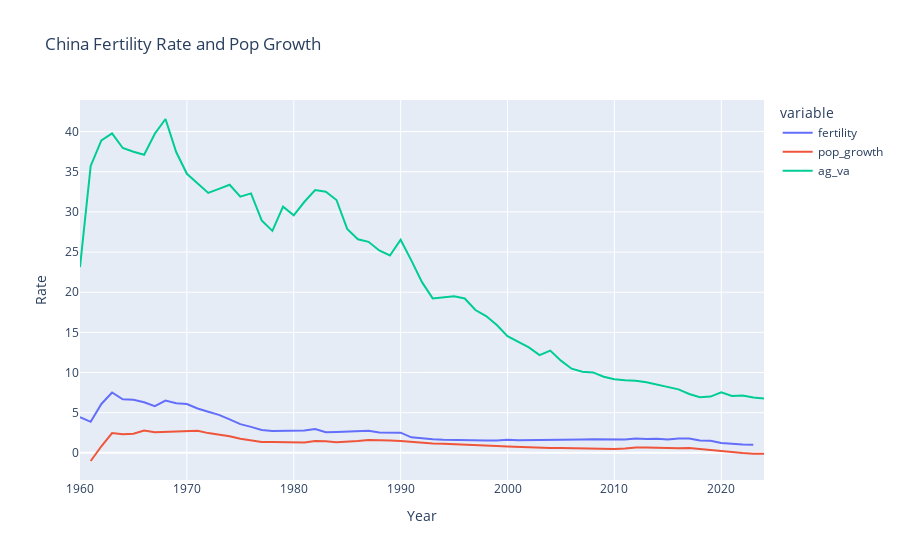

This figure's notebook cell:
### Code cell
china_df.plot(x = "date", y = ["fertility", "pop_growth", "ag_va"], title = "China Fertility Rate and Pop Growth",
             labels = dict(date = "Year", value = "Rate"))
